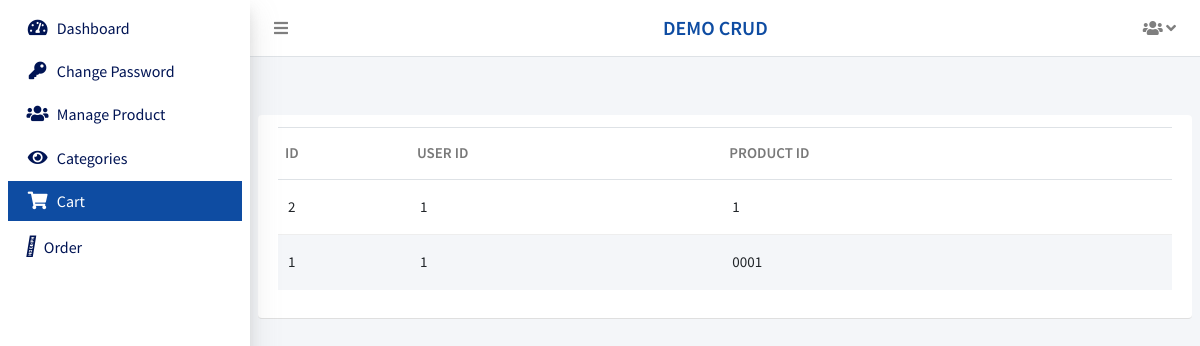
Screenshot of /admin/mycart.php (signed in) with the database file from the repository.
### tables this page shows
CREATE TABLE `tbl_cart` (
  `id` int(11) NOT NULL,
  `product_id` varchar(255) NOT NULL,
  `user_id` int(11) NOT NULL
);

### include/DbConfig.php (called while the page is built, shortened)
<?php
class DbConfig
{
    private $_host = 'localhost';
    private $_username = 'root';
    private $_password = '';
    private $_database = 'projects';
    protected $connection;
    public function __construct()
    {
        if (!isset($this->connection)) {
            $this->connection = new mysqli($this->_host, $this->_username, $this->_password, $this->_database);
        }
        return $this->connection;
    }
}
?>

### include/Crud.php (called while the page is built, shortened)
<?php
include_once 'DbConfig.php';
class Crud extends DbConfig
{
    public function getData($query)
    {
        $result = $this->connection->query($query);
        $rows = array();
        while ($row = $result->fetch_assoc()) {
            $rows[] = $row;
        }
        return $rows;
    }
}
?>

### admin/mycart.php (the view, shortened to what this page needs)
<?php require("admin-header.php");
include_once 'DbConfig.php';
?>
<div class="content-wrapper">
    <section class="content-header">
    </section>
    <section class="content nw-list">
        <div class="row d-flex align-items-stretch">
            <div class="col-lg-12">
                <div class="card-body listing-list">
                    <div class="table-tabs w-100 float-left">
                        <?php
				    	$where = '   ';
						?>
                        <table class="table style-1 tbl-listings">
                            <thead>
                                <tr role="row">
                                    <th>Id</th>
									<th>User id</th>
									<th>Product id</th>
                                </tr>
                            </thead>
                            <tbody>
                                <?php
								$rowsperpage = PAGINATION;
								if (isset($_GET['currentpage']) && is_numeric($_GET['currentpage'])) {
									$currentpage = (int) $_GET['currentpage'];
								} else {
									$currentpage = 1;
								}
								$offset = ($currentpage - 1) * $rowsperpage;
								$sql = "SELECT * FROM " . TABLE_PREFIX . "cart where 1=1 $where order by id desc LIMIT " . $offset . ", " . $rowsperpage . "";
								$result = $crud->getData($sql);
								foreach ($result as $obj) {
								?>
                                <tr>
								    <td>
									<?php echo $obj['id'];  ?>
                                    </td>
									<td>
									<?php echo $obj['user_id']?>
									</td>
									<td>
									<?php echo $obj['product_id'];  ?>
									</td>
                                </tr>
                                <?php }
								?>
                            </tbody>
                        </table>
                    </div>
                </div>
            </div>
        </div>
    </section>
    <?php
	require("admin-footer.php");
	?>

### rows the page displays
tbl_cart: id "2", user "1", product "1"
tbl_cart: id "1", user "1", product "0001"

### other values shown
SITE_TITLE "DEMO CRUD"
